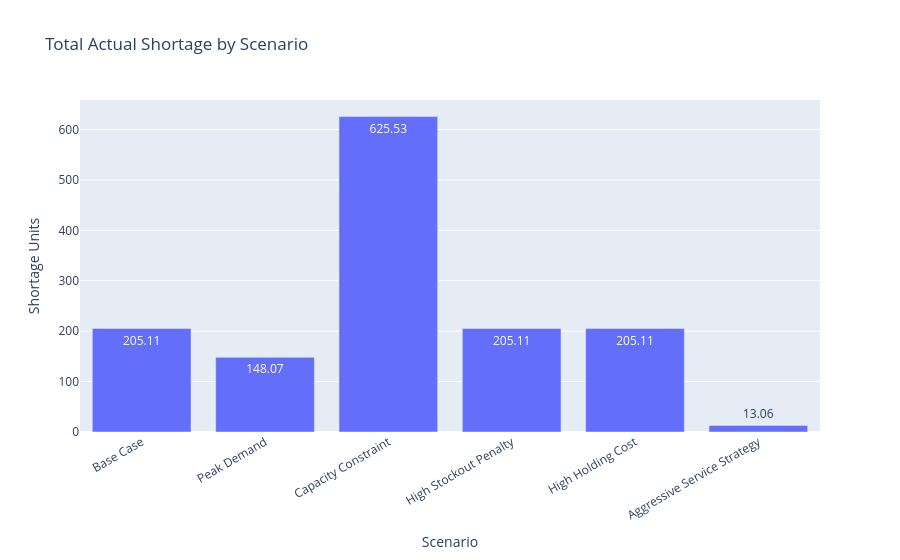

Here is the notebook cell this chart was saved with:
### Code cell
# Visualize total actual shortage by scenario
fig = px.bar(
    scenario_summary,
    x="scenario",
    y="total_actual_shortage",
    title="Total Actual Shortage by Scenario",
    text_auto=".2f",
)

fig.update_layout(
    xaxis_title="Scenario",
    yaxis_title="Shortage Units",
    xaxis_tickangle=-30,
)

fig.show()

### Figure 1 — Plotly figure (JSON) as saved in the notebook; plotly's stock layout.template omitted (floating-point values rounded to 4 significant figures)
{"data": [{"hovertemplate": "scenario=%{x}<br>total_actual_shortage=%{y}<extra></extra>", "legendgroup": "", "marker": {"color": "#636efa", "pattern": {"shape": ""}}, "name": "", "orientation": "v", "showlegend": false, "textposition": "auto", "texttemplate": "%{y:.2f}", "type": "bar", "x": ["Base Case", "Peak Demand", "Capacity Constraint", "High Stockout Penalty", "High Holding Cost", "Aggressive Service Strategy"], "xaxis": "x", "y": [205.1, 148.1, 625.5, 205.1, 205.1, 13.06], "yaxis": "y"}], "layout": {"barmode": "relative", "legend": {"tracegroupgap": 0}, "title": {"text": "Total Actual Shortage by Scenario"}, "xaxis": {"anchor": "y", "domain": [0, 1], "tickangle": -30, "title": {"text": "Scenario"}}, "yaxis": {"anchor": "x", "domain": [0, 1], "title": {"text": "Shortage Units"}}}}
